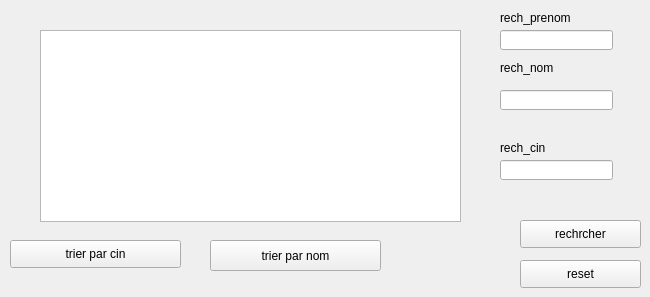
      <widget class="QWidget" name="tab_15">
       <property name="styleSheet">
        <string notr="true"/>
       </property>
       <attribute name="title">
        <string>client fidele</string>
       </attribute>
       <widget class="QTableView" name="tab_client">
        <property name="geometry">
         <rect>
          <x>40</x>
          <y>30</y>
          <width>421</width>
          <height>192</height>
         </rect>
        </property>
       </widget>
       <widget class="QLineEdit" name="rechercher_clientfid">
        <property name="geometry">
         <rect>
          <x>500</x>
          <y>160</y>
          <width>113</width>
          <height>20</height>
         </rect>
        </property>
       </widget>
       <widget class="QPushButton" name="pushButton_5_2">
        <property name="geometry">
         <rect>
          <x>520</x>
          <y>220</y>
          <width>121</width>
          <height>28</height>
         </rect>
        </property>
        <property name="styleSheet">
         <string notr="true"/>
        </property>
        <property name="text">
         <string>rechrcher</string>
        </property>
       </widget>
       <widget class="QPushButton" name="pushButton_7_2">
        <property name="geometry">
         <rect>
          <x>520</x>
          <y>260</y>
          <width>121</width>
          <height>28</height>
         </rect>
        </property>
        <property name="text">
         <string>reset</string>
        </property>
       </widget>
       <widget class="QLabel" name="label_37">
        <property name="geometry">
         <rect>
          <x>500</x>
          <y>140</y>
          <width>121</width>
          <height>16</height>
         </rect>
        </property>
        <property name="text">
         <string>rech_cin</string>
        </property>
       </widget>
       <widget class="QLineEdit" name="rech_nom">
        <property name="geometry">
         <rect>
          <x>500</x>
          <y>90</y>
          <width>113</width>
          <height>20</height>
         </rect>
        </property>
       </widget>
       <widget class="QLabel" name="label_38">
        <property name="geometry">
         <rect>
          <x>500</x>
          <y>60</y>
          <width>91</width>
          <height>16</height>
         </rect>
        </property>
        <property name="text">
         <string>rech_nom</string>
        </property>
       </widget>
       <widget class="QLineEdit" name="rech_pre">
        <property name="geometry">
         <rect>
          <x>500</x>
          <y>30</y>
          <width>113</width>
          <height>20</height>
         </rect>
        </property>
       </widget>
       <widget class="QLabel" name="label_39">
        <property name="geometry">
         <rect>
          <x>500</x>
          <y>10</y>
          <width>121</width>
          <height>16</height>
         </rect>
        </property>
        <property name="text">
         <string>rech_prenom</string>
        </property>
       </widget>
       <widget class="QPushButton" name="pushButton_15">
        <property name="geometry">
         <rect>
          <x>10</x>
          <y>240</y>
          <width>171</width>
          <height>28</height>
         </rect>
        </property>
        <property name="text">
         <string>trier par cin</string>
        </property>
       </widget>
       <widget class="QPushButton" name="tri">
        <property name="geometry">
         <rect>
          <x>210</x>
          <y>240</y>
          <width>171</width>
          <height>31</height>
         </rect>
        </property>
        <property name="text">
         <string>trier par nom</string>
        </property>
       </widget>
      </widget>
